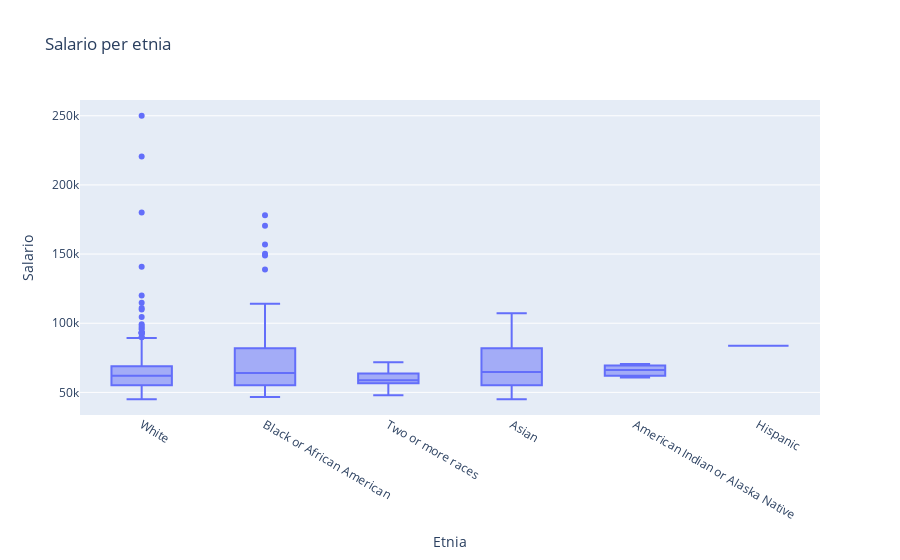

Source (notebook cell):
### Markdown cell above
### Salario ed etnia

### Code cell
fig = px.box(df, x="RaceDesc", y="Salary", title = 'Salario per etnia', labels = {'RaceDesc': 'Etnia', 'Salary': 'Salario'})
fig.show()

### Figure 1 — Plotly figure (JSON) as saved in the notebook; plotly's stock layout.template omitted (floating-point values rounded to 4 significant figures; data arrays with more than 128 entries replaced by an {"elided": "..."} marker saying what was removed)
{"data": [{"alignmentgroup": "True", "hovertemplate": "Etnia=%{x}<br>Salario=%{y}<extra></extra>", "legendgroup": "", "marker": {"color": "#636efa"}, "name": "", "notched": false, "offsetgroup": "", "orientation": "v", "showlegend": false, "type": "box", "x": {"elided": "311 str values"}, "x0": " ", "xaxis": "x", "y": {"elided": "311 int values"}, "y0": " ", "yaxis": "y"}], "layout": {"boxmode": "group", "legend": {"tracegroupgap": 0}, "title": {"text": "Salario per etnia"}, "xaxis": {"anchor": "y", "domain": [0, 1], "title": {"text": "Etnia"}}, "yaxis": {"anchor": "x", "domain": [0, 1], "title": {"text": "Salario"}}}}
